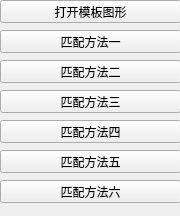
      <widget class="QWidget" name="page_6">
       <property name="geometry">
        <rect>
         <x>0</x>
         <y>0</y>
         <width>180</width>
         <height>216</height>
        </rect>
       </property>
       <attribute name="label">
        <string>模板匹配</string>
       </attribute>
       <widget class="QPushButton" name="pushButton_8">
        <property name="geometry">
         <rect>
          <x>0</x>
          <y>0</y>
          <width>181</width>
          <height>23</height>
         </rect>
        </property>
        <property name="text">
         <string>打开模板图形</string>
        </property>
       </widget>
       <widget class="QPushButton" name="pushButton_9">
        <property name="geometry">
         <rect>
          <x>0</x>
          <y>30</y>
          <width>181</width>
          <height>23</height>
         </rect>
        </property>
        <property name="text">
         <string>匹配方法一</string>
        </property>
       </widget>
       <widget class="QPushButton" name="pushButton_10">
        <property name="geometry">
         <rect>
          <x>0</x>
          <y>60</y>
          <width>181</width>
          <height>23</height>
         </rect>
        </property>
        <property name="text">
         <string>匹配方法二</string>
        </property>
       </widget>
       <widget class="QPushButton" name="pushButton_11">
        <property name="geometry">
         <rect>
          <x>0</x>
          <y>90</y>
          <width>181</width>
          <height>23</height>
         </rect>
        </property>
        <property name="text">
         <string>匹配方法三</string>
        </property>
       </widget>
       <widget class="QPushButton" name="pushButton_12">
        <property name="geometry">
         <rect>
          <x>0</x>
          <y>120</y>
          <width>181</width>
          <height>23</height>
         </rect>
        </property>
        <property name="text">
         <string>匹配方法四</string>
        </property>
       </widget>
       <widget class="QPushButton" name="pushButton_13">
        <property name="geometry">
         <rect>
          <x>0</x>
          <y>150</y>
          <width>181</width>
          <height>23</height>
         </rect>
        </property>
        <property name="text">
         <string>匹配方法五</string>
        </property>
       </widget>
       <widget class="QPushButton" name="pushButton_14">
        <property name="geometry">
         <rect>
          <x>0</x>
          <y>180</y>
          <width>181</width>
          <height>23</height>
         </rect>
        </property>
        <property name="text">
         <string>匹配方法六</string>
        </property>
       </widget>
      </widget>
